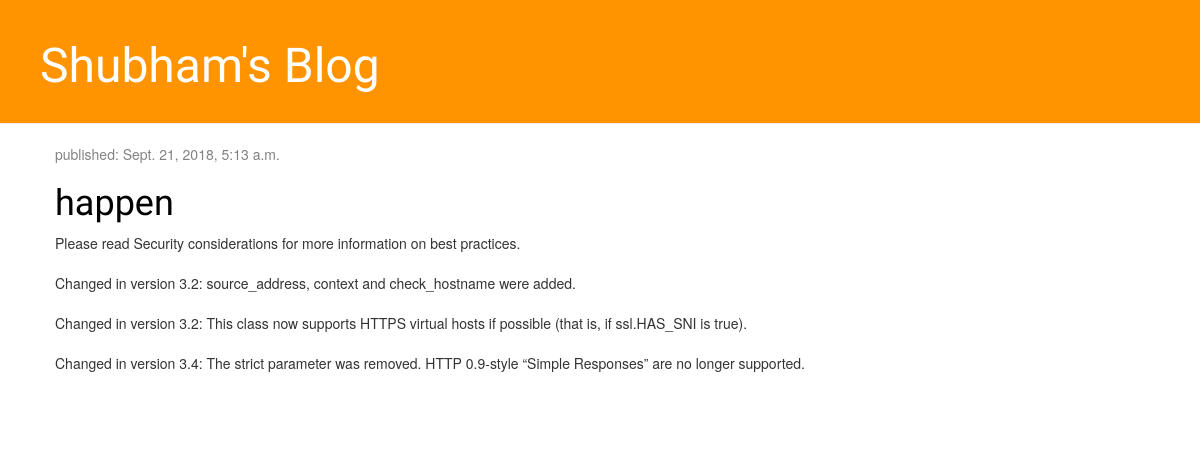
The app's page /, older data.
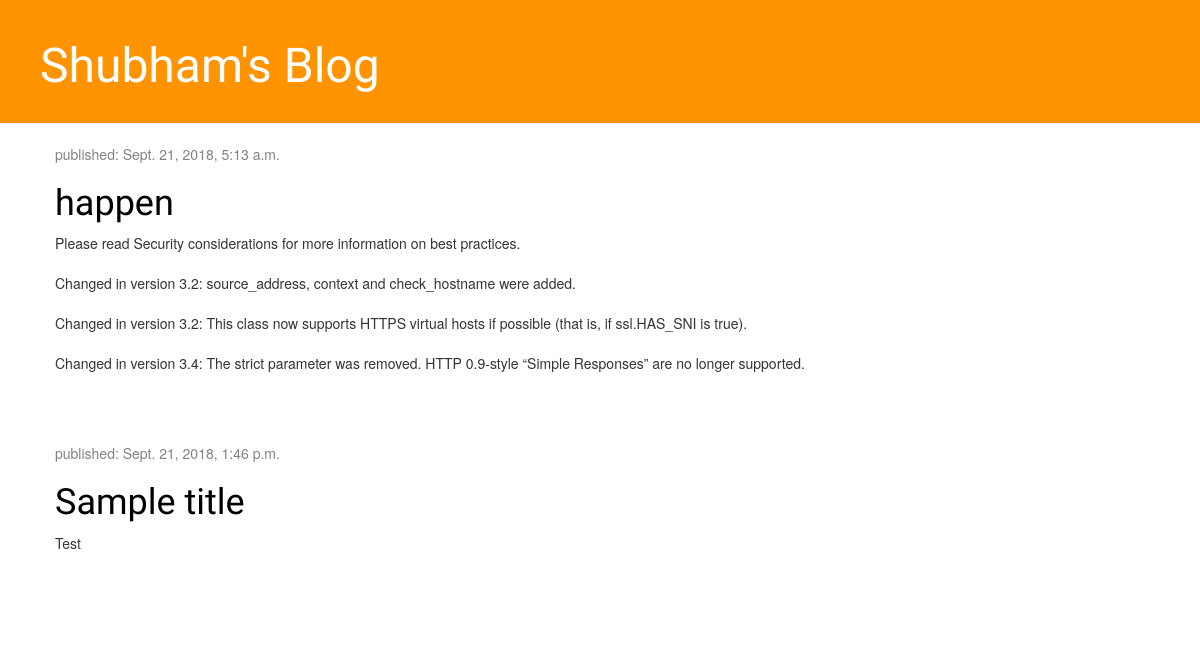
The same page, newer data.
### blog/models.py (models this page shows, shortened)
class Post(models.Model):# defines our model (it is an object).Post created is a model hence we inherit models.Model o Django knows that it should be saved in the database.
    author = models.ForeignKey('auth.User', on_delete=models.CASCADE)
    title = models.CharField(max_length=200)
    text = models.TextField()
    created_date = models.DateTimeField(
            default=timezone.now)
    published_date = models.DateTimeField(
            blank=True, null=True)

### blog/views.py (the view)
# urls.py: path('', views.post_list, name='post_list'),
def post_list(request):
    posts = Post.objects.filter(published_date__lte=timezone.now()).order_by('published_date')
    return render(request, 'blog/post_list.html', {'posts': posts})

### blog/templates/blog/post_list.html
    {% extends 'blog/base.html' %}
    {% block content %}
                        {% for post in posts %}
                            <div class="post">
                                <div class="date">
                                    <p>published: {{ post.published_date }}</p>
                                </div>
                                <h1><a href="{% url 'post_detail' pk=post.pk %}">{{ post.title }}</a></h1>
                                <p>{{ post.text|linebreaksbr }}</p>
                            </div>
                        {% endfor %}
        {% endblock %}

Row changes from the older to the newer data that the page shows:
added Post: published_date "Sept. 21, 2018, 1:46 p.m.", title "Sample title", text "Test"
